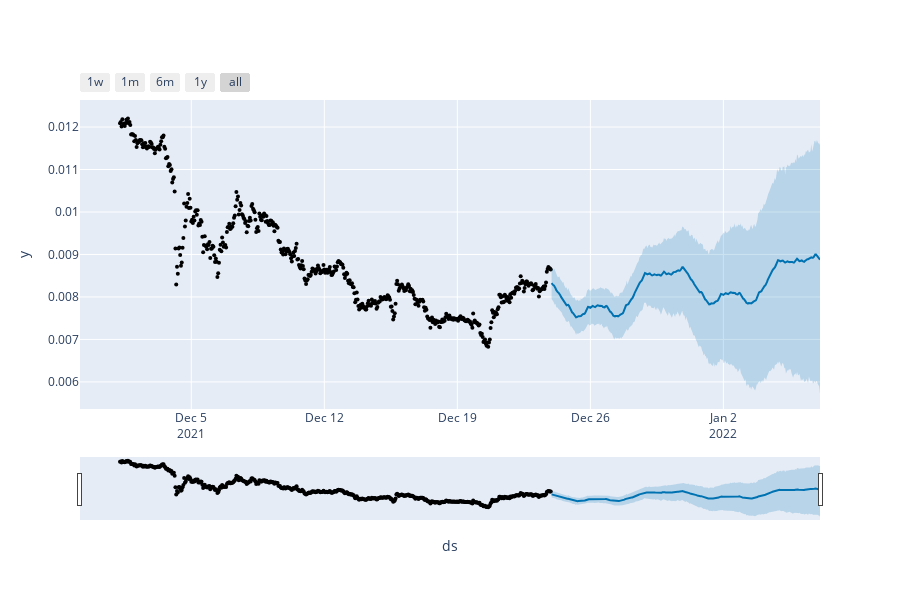

Notebook cell for this chart:
### Code cell
# creat interactive chart
from prophet.plot import plot_plotly
plot_plotly(close, yhat)

### Figure 1 — Plotly figure (JSON) as saved in the notebook; plotly's stock layout.template omitted (floating-point values rounded to 4 significant figures; data arrays with more than 128 entries replaced by an {"elided": "..."} marker saying what was removed)
{"data": [{"marker": {"color": "black", "size": 4}, "mode": "markers", "name": "Actual", "type": "scatter", "x": {"elided": "545 str values"}, "y": {"elided": "545 float values"}}, {"hoverinfo": "skip", "line": {"width": 0}, "mode": "lines", "type": "scatter", "x": {"elided": "340 str values"}, "y": {"elided": "340 float values"}}, {"fill": "tonexty", "fillcolor": "rgba(0, 114, 178, 0.2)", "line": {"color": "#0072B2", "width": 2}, "mode": "lines", "name": "Predicted", "type": "scatter", "x": {"elided": "340 str values"}, "y": {"elided": "340 float values"}}, {"fill": "tonexty", "fillcolor": "rgba(0, 114, 178, 0.2)", "hoverinfo": "skip", "line": {"width": 0}, "mode": "lines", "type": "scatter", "x": {"elided": "340 str values"}, "y": {"elided": "340 float values"}}], "layout": {"height": 600, "showlegend": false, "width": 900, "xaxis": {"rangeselector": {"buttons": [{"count": 7, "label": "1w", "step": "day", "stepmode": "backward"}, {"count": 1, "label": "1m", "step": "month", "stepmode": "backward"}, {"count": 6, "label": "6m", "step": "month", "stepmode": "backward"}, {"count": 1, "label": "1y", "step": "year", "stepmode": "backward"}, {"step": "all"}]}, "rangeslider": {"visible": true}, "title": {"text": "ds"}, "type": "date"}, "yaxis": {"title": {"text": "y"}}}}
